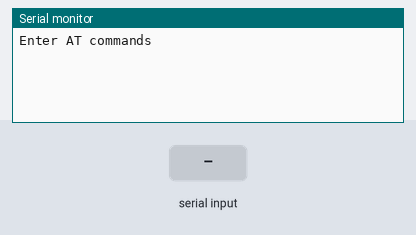
Simulated run of this sketch. Board: Arduino Uno, built with avr-gcc and run on an emulated ATmega328P. On the bench: the last lines printed to the serial monitor. The inputs (shaded band) are chosen by the test bench.

Above: at 1.2 s.
1.3 s: "1" received over the second serial link
At 2.1 s:
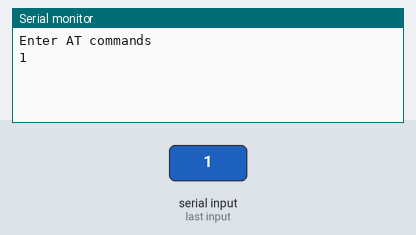
2.8 s: "0" received over the second serial link
At 3.3 s:
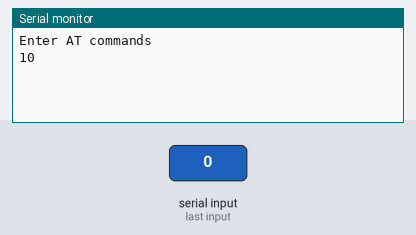

The sketch:

Slave.ino
```cpp
#include <SoftwareSerial.h>
SoftwareSerial slave(2,3);

// MASTER ADDR : 0021:09:002B85
void setup()
{
  Serial.begin(9600);
  slave.begin(9600);
  Serial.println("Enter AT commands");
}

void loop()
{
  //for AT MODE
  // Keep reading from HC-05 and send to Arduino Serial Monitor
  if (slave.available()){
    Serial.write(slave.read());
  }

  // Keep reading from Arduino Serial Monitor and send to HC-05
  if (Serial.available())
    slave.write(Serial.read());

}
```

Measured:
- after the input at 1.3 s, the serial monitor: prints a new line at once (image 1)
- after the input at 2.8 s, the serial monitor: prints a new line at once (image 2)
